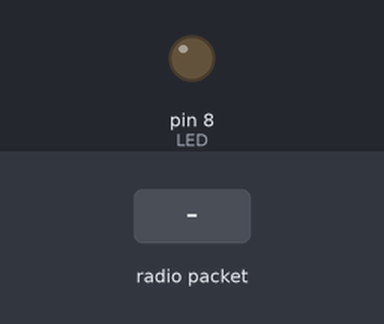
Bench run of a sketch on a simulated Arduino Mega 2560, built with avr-gcc and run on an emulated ATmega2560. On the bench: output pins drawn as LEDs (lit = HIGH). The test bench sets the inputs (shaded band). No radio packets arrive unless stated; pins used as bus, display or sensor lines are not drawn; what the sketch prints to the serial monitor is not drawn.

Above: at 1.3 s.
1.4 s: radio packet "1" arrives
Timing chart, 0 to 4.4 s (numbered marks = the images above; inputs shaded):
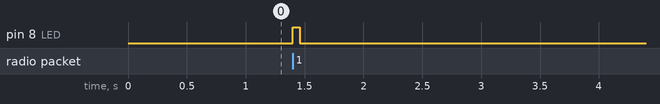

The sketch:

RFM9x_Receptor.ino
```cpp
// Arduino Prueba RFM9x LoRa Radio
// Rover TECSpace


#include <SPI.h>
#include <RH_RF95.h>

#define RFM95_CS 35
#define RFM95_RST 37
#define RFM95_INT 3

// Change to 434.0 or other frequency, must match RX's freq!
#define RF95_FREQ 434.0

// Singleton instance of the radio driver
RH_RF95 rf95(RFM95_CS, RFM95_INT);

// Blinky on receipt
#define LED 8

void setup()
{
  pinMode(LED, OUTPUT);
  pinMode(RFM95_RST, OUTPUT);
  digitalWrite(RFM95_RST, HIGH);

  while (!Serial);
  Serial.begin(9600);
  delay(100);

  Serial.println("Arduino LoRa RX Test!");

  // manual reset
  digitalWrite(RFM95_RST, LOW);
  delay(10);
  digitalWrite(RFM95_RST, HIGH);
  delay(10);

  while (!rf95.init()) {
    Serial.println("LoRa radio init failed");
    while (1);
  }
  Serial.println("LoRa radio init OK!");

  // Defaults after init are 434.0MHz, modulation GFSK_Rb250Fd250, +13dbM
  if (!rf95.setFrequency(RF95_FREQ)) {
    Serial.println("setFrequency failed");
    while (1);
  }
  Serial.print("Set Freq to: "); Serial.println(RF95_FREQ);

  // Defaults after init are 434.0MHz, 13dBm, Bw = 125 kHz, Cr = 4/5, Sf = 128chips/symbol, CRC on

  // The default transmitter power is 13dBm, using PA_BOOST.
  // If you are using RFM95/96/97/98 modules which uses the PA_BOOST transmitter pin, then
  // you can set transmitter powers from 5 to 23 dBm:
  rf95.setTxPower(23, false);
}

void loop()
{
  if (rf95.available())
  {
    // Should be a message for us now
    uint8_t buf[RH_RF95_MAX_MESSAGE_LEN];
    uint8_t len = sizeof(buf);

    if (rf95.recv(buf, &len))
    {
      digitalWrite(LED, HIGH);
      //RH_RF95::printBuffer("Received: ", buf, len);
      Serial.print("Got: ");
      Serial.println((char*)buf);
      //Serial.print("RSSI: ");
      //Serial.println(rf95.lastRssi(), DEC);

      // Send a reply
      uint8_t data[] = "quiero comer";
      rf95.send(data, sizeof(data));
      rf95.waitPacketSent();
      //Serial.println("Sent a reply");
      digitalWrite(LED, LOW);
    }
    else
    {
      Serial.println("Receive failed");
    }


    char encoded_signal[8];
    strcpy(encoded_signal, buf);
    //Serial.println( encoded_signal );

    bool signal0 = ('1' == encoded_signal[7]) ? true : false ;
    bool signal1 = ('1' == encoded_signal[6]) ? true : false ;
    bool signal2 = ('1' == encoded_signal[5]) ? true : false ;
    bool signal3 = ('1' == encoded_signal[4]) ? true : false ;

    //Serial.println(signal0);
    //Serial.println(signal1);

    if (signal0) {digitalWrite(12, HIGH);}
    else { digitalWrite(12, LOW); }

    if (signal1) {digitalWrite(11, HIGH);}
    else { digitalWrite(11, LOW); }

    if (signal2) {digitalWrite(10, HIGH);}
    else { digitalWrite(10, LOW); }

    if (signal3) {digitalWrite(9, HIGH);}
    else { digitalWrite(9, LOW); }

  }

}
```

Measured:
- after the input at 1.4 s, pin 8 (LED): LOW → HIGH at once, → LOW 0.06 s later
